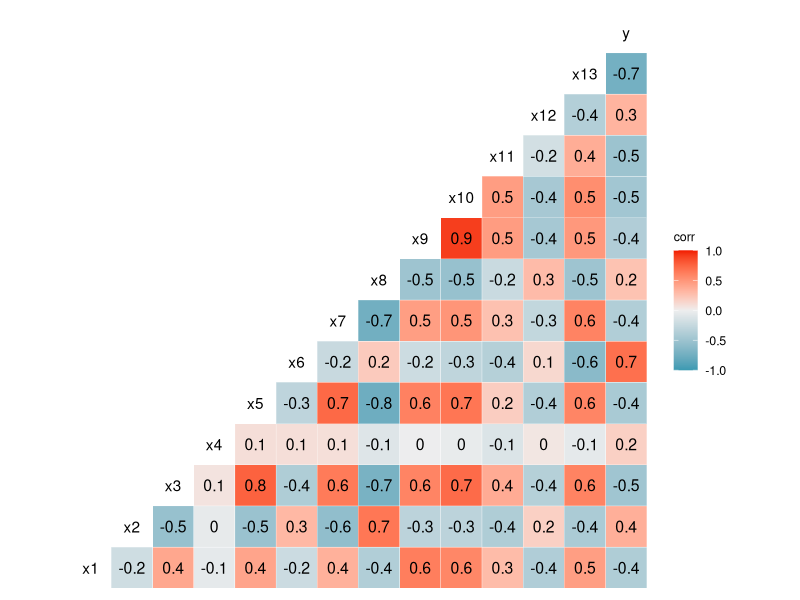
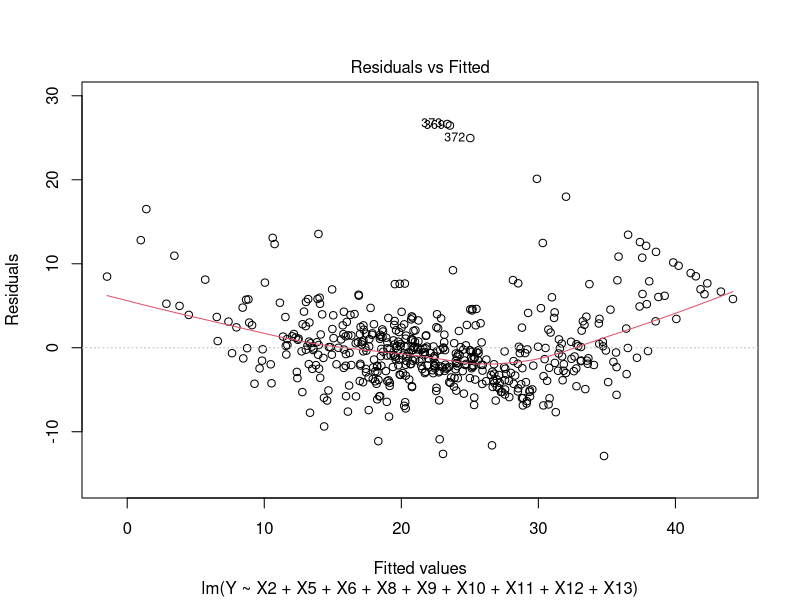
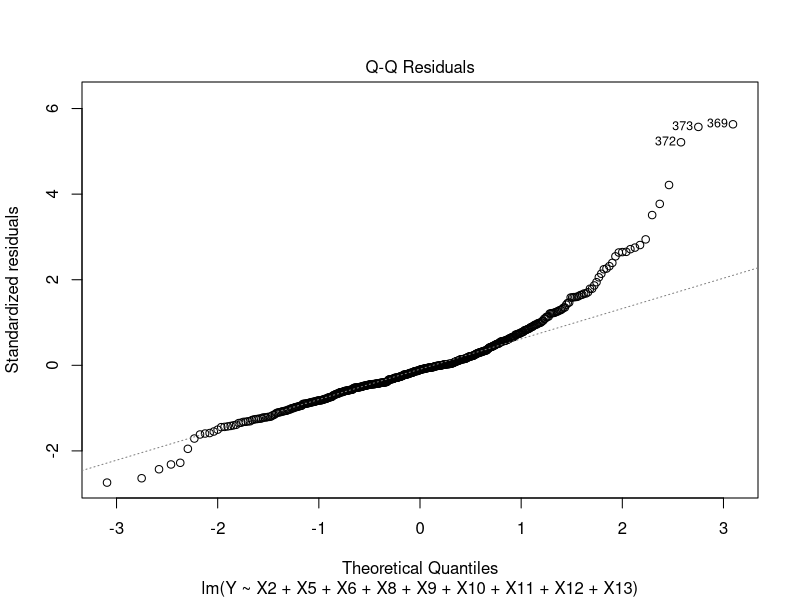
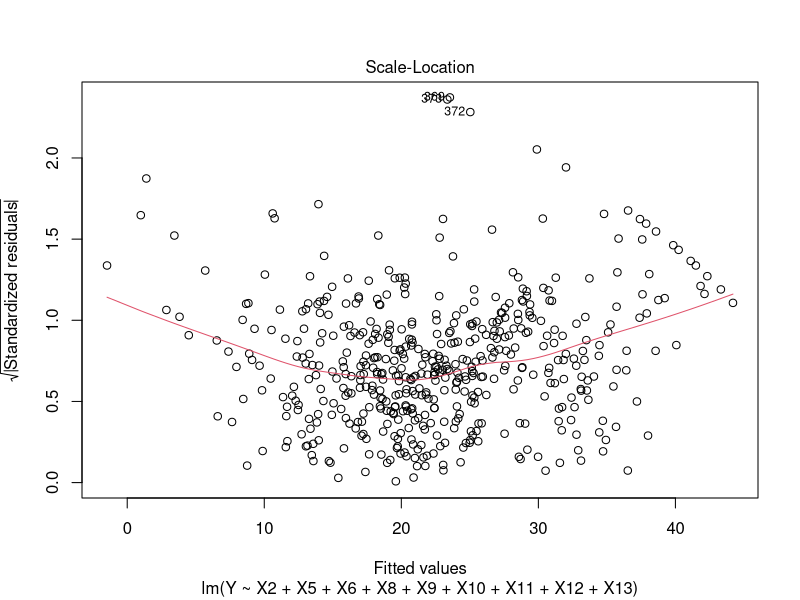
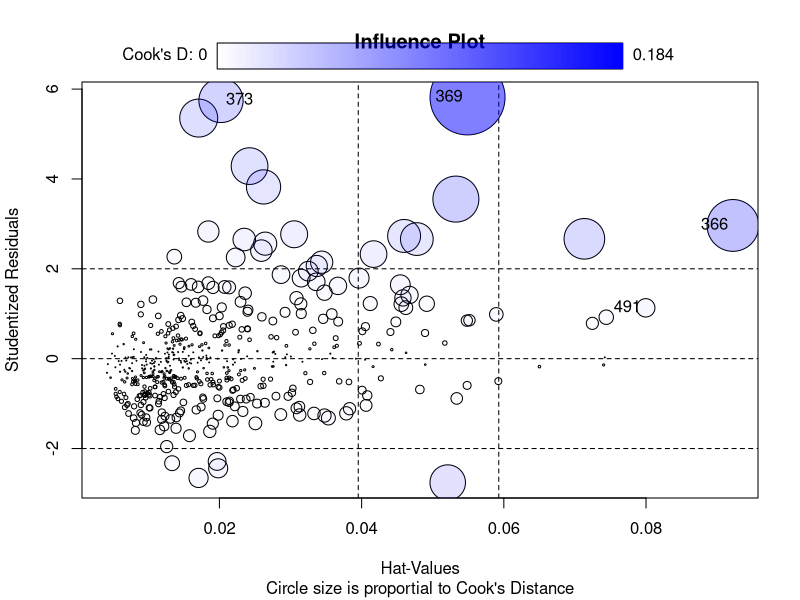
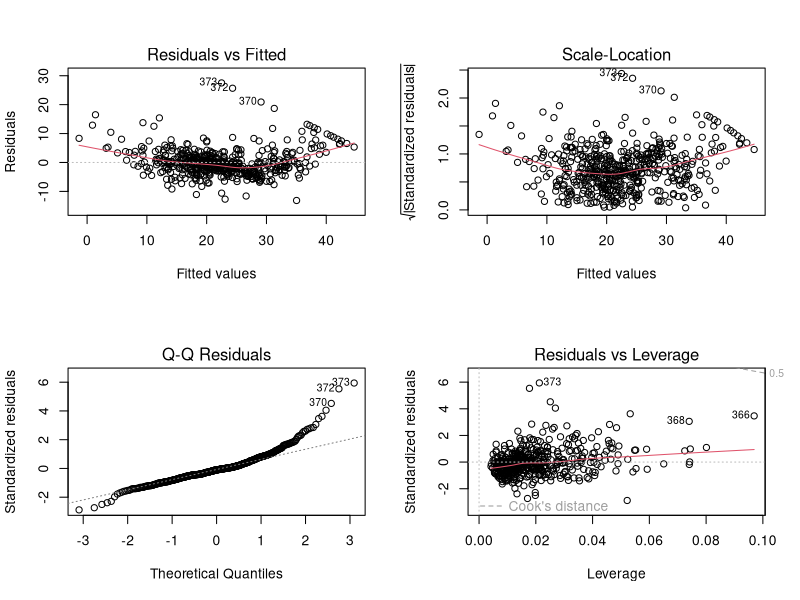

Reproduce these figures in R, in order.
## ---- chunk 1
#data
library(tidyverse)
housing <- read.csv("housing.proper.csv")
housing
summary(housing)
## ---- chunk 2
Mode <- function(x) {
  ux <- unique(x)
  ux[which.max(tabulate(match(x, ux)))]
}

apply(housing, 2, Mode)
## ---- chunk 3
library(GGally)
ggcorr(housing[,1:14], name = "corr", label = TRUE)
## ---- chunk 4
colnames(housing) <- c("X1","X2","X3","X4","X5","X6","X7",
                       "X8","X9","X10","X11","X12","X13","Y")
set.seed(67)
housing_mod <- housing[sample(nrow(housing), 253),c(1:14)]
fit_select <- lm(Y ~ X1 + X2 + X3 + X4 + X5 + X6 + X7 + X8 + X9 + X10 + X11 + X12 + X13, data = housing_mod)
summary(fit_select)
## ---- chunk 5
library(MASS)
fit_select2 = lm(Y ~ X1 + X2 + X3 + X5 + X6 + X7 + X8 + X9 + X10 + X11 + X12 + X13, data = housing_mod)
step = stepAIC(fit_select2, direction = "both")
step$anova
## ---- chunk 6
#Model Selected
fit_sel <- lm(Y ~ X2 + X5 + X6 + X8 + X9 + X10 + X11 + X12 + X13, data = housing_mod)
#modify data set with the X's we need
newx <- housing[,c(2, 5, 6, 8:13)]
colnames(newx) <- c("X2","X5","X6","X8","X9","X10","X11","X12","X13")
#MSPE - MS_res
Y_pred <- predict(fit_sel, newx)
Y_obs <- housing[,14] 
n_star <- nrow(newx)
MSPE <- sum( (Y_obs-Y_pred)^2/n_star )
MS_res <- (summary(fit_sel)$sigma)^2

MSPE
MS_res
sum(MSPE - MS_res)
## ---- chunk 7
#Functional form
#library(car)
#our model with the whole data set
fit <- lm(Y ~ X2 + X5 + X6 + X8 + X9 + X10 + X11 + X12 + X13, data = housing)
#par(mfrow = c(2,2), oma = c(1,1,0,0), 
#    mar = c(2,2,2,2), tcl = -0.1, mgp = c(1,0,0))

#plot(fit$residuals~fit$fitted.values, xlab = "Fitted values", ylab = "Residuals", main = "Residuals Vs. Fitted Values")
#abline(h = 0)
#par(mfrow = c(1,1))

plot(fit, which=c(1))
## ---- chunk 8
plot(fit, which=c(2))
## ---- chunk 9
plot(fit, which=c(3))
## ---- chunk 10
library(car)
# Statistical test
outlierTest(fit)
# Studentized deleted residuals
t <- rstudent(fit)
alpha <- 0.05
n <- length(housing$Y)
p_prime = length(coef(fit)) 
t_crit <- qt(1-alpha/(2*n),n-p_prime-1)
round(t,2)
t_crit
which(abs(t) > t_crit)
## ---- chunk 11
Pii <- hatvalues(fit)
round(Pii, 2)
which(Pii > 2*p_prime/n)
which(Pii > 0.5)
## ---- chunk 12
influencePlot(fit, main="Influence Plot", sub="Circle size is proportial to Cook's Distance" )
## ---- chunk 13
DFFITS <- dffits(fit)
which(DFFITS > 1)
#which(DFFITS > 2*sqrt(p_prime/n))
## ---- chunk 14
D <- cooks.distance(fit)
which(D > qf(0.2, p_prime, n-p_prime))
## ---- chunk 15
DFBETAS <- dfbetas(fit)
which(DFBETAS > 1)
#which(DFBETAS > 2/(sqrt(n)))
## ---- chunk 16
layout(matrix(c(1,2,3,4),2,2)) # optional 4 graphs/page
new_data <- housing[-c(369),]
new_fit <- lm(Y ~ X2 + X5 + X6 + X8 + X9 + X10 + X11 + X12 + X13, data = new_data)
plot(new_fit)
